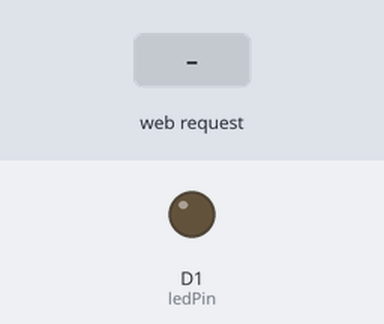
This sketch was run on a simulated ESP8266 (NodeMCU). On the bench: output pins drawn as LEDs (lit = HIGH). The test bench sets the inputs (shaded band). WiFi joins after 1.5 s; servers stay silent unless stated; uploads are accepted with an empty reply; what the sketch prints to the serial monitor is not drawn.

Above: at 4.0 s.
4.1 s: HTTP request GET /LED_ON received
At 4.6 s:
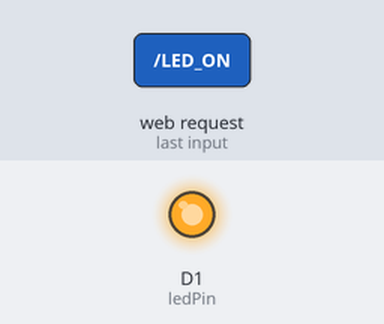
5.6 s: HTTP request GET /LED_OFF received
At 6.9 s:
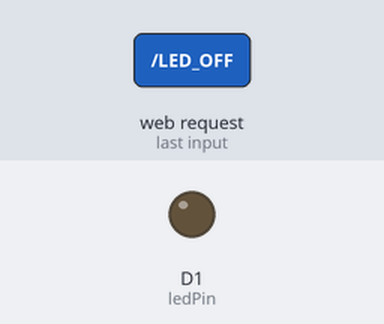
Timing chart, 0 to 8.6 s (numbered marks = the images above; inputs shaded):
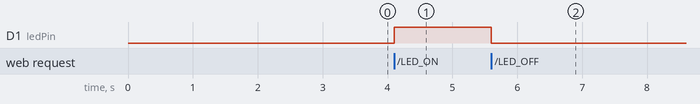

Measured:
- after the input at 4.1 s, D1 (ledPin): LOW → HIGH at once
- after the input at 5.6 s, D1 (ledPin): HIGH → LOW at once

The sketch:

home_automation.ino
```cpp
#include <ESP8266WiFi.h>
#include <ESP8266HTTPClient.h>
#include <ESP8266WebServer.h>
#include <Base64.h>
#include <Adafruit_Sensor.h>
#include <DHT.h>
#include <DHT_U.h>

// WiFi credentials
const char* ssid = "Oneplus";
const char* password = "t2nykkva";

// Twilio credentials
const char* account_sid = "***************";
const char* auth_token = "************";
const char* twilio_number = "**********";
const char* recipient_number = "***********";

const char* host = "api.twilio.com";
const int httpsPort = 443;

unsigned int message_count = 0;
const unsigned int max_messages = 2;
WiFiClientSecure client;

const int ledPin = D1;  // GPIO pin for the LED
const int dhtPin = D2;  // GPIO pin for the DHT sensor

DHT dht(dhtPin, DHT11); // Initialize DHT sensor for DHT11

ESP8266WebServer server(80);

String urlencode(const char* str) {
  String encodedString = "";
  char c;
  char code0;
  char code1;
  for (uint16_t i = 0; i < strlen(str); i++) {
    c = str[i];
    if (c == ' ') {
      encodedString += '+';
    } else if (isalnum(c)) {
      encodedString += c;
    } else {
      code1 = (c & 0xf) + '0';
      if ((c & 0xf) > 9) {
        code1 = (c & 0xf) - 10 + 'A';
      }
      c = (c >> 4) & 0xf;
      code0 = c + '0';
      if ((c & 0xf) > 9) {
        code0 = (c & 0xf) - 10 + 'A';
      }
      encodedString += '%';
      encodedString += code0;
      encodedString += code1;
    }
    yield();
  }
  return encodedString;
}

void sendSMS(String message) {
  String auth = String(account_sid) + ":" + String(auth_token);

  client.setInsecure();

  if (client.connect(host, httpsPort)) {
    String data = "To=" + urlencode(recipient_number) +
                  "&From=" + urlencode(twilio_number) +
                  "&Body=" + urlencode(message.c_str());

    client.println("POST /2010-04-01/Accounts/" + String(account_sid) + "/Messages.json HTTP/1.1");
    client.println("Host: " + String(host));
    client.println("Authorization: Basic " + base64::encode(auth));
    client.println("Content-Type: application/x-www-form-urlencoded");
    client.println("Content-Length: " + String(data.length()));
    client.println("Connection: close");
    client.println();
    client.println(data);

    delay(100); // Wait for response
  } else {
    Serial.println("Connection to Twilio failed!");
  }

  while (client.connected()) {
    if (client.available()) {
      String line = client.readStringUntil('\r');
      Serial.println(line);
    }
  }
  client.stop();
}

void handleRoot() {
  // Read the current state of the LED
  String ledState = (digitalRead(ledPin) == HIGH) ? "ON" : "OFF";

  // Read temperature and humidity
  float temperature = dht.readTemperature();
  float humidity = dht.readHumidity();

  // Generate the HTML with dynamic LED state, temperature, and humidity
  String html = "<!DOCTYPE html><html><head><title>Home Automation</title>";
  html += "<meta name=\"viewport\" content=\"width=device-width, initial-scale=1\">";
  html += "<style>body { font-family: Arial, sans-serif; margin: 0; padding: 0; display: flex; justify-content: center; align-items: center; height: 100vh; background-color: #f0f0f0; }";
  html += ".container { text-align: center; background: #fff; padding: 20px; border-radius: 10px; box-shadow: 0 0 10px rgba(0,0,0,0.1); }";
  html += ".button { display: inline-block; margin: 10px; padding: 15px 25px; font-size: 16px; cursor: pointer; text-align: center; text-decoration: none; outline: none; color: #fff; background-color: #4CAF50; border: none; border-radius: 5px; box-shadow: 0 9px #999; }";
  html += ".button:hover { background-color: #3e8e41; }";
  html += ".button:active { background-color: #3e8e41; box-shadow: 0 5px #666; transform: translateY(4px); }";
  html += ".button.off { background-color: #f44336; }</style></head><body>";
  html += "<div class=\"container\"><h1>Home Automation</h1>";
  html += "<h2>Temperature: " + String(temperature) + " °C</h2>";
  html += "<h2>Humidity: " + String(humidity) + " %</h2>";
  html += "<button class=\"button\" onclick=\"sendData('LED_ON')\">Turn ON</button>";
  html += "<button class=\"button off\" onclick=\"sendData('LED_OFF')\">Turn OFF</button>";
  html += "</div><script>function sendData(command) { var xhttp = new XMLHttpRequest(); xhttp.open('GET', '/' + command, true); xhttp.send(); }</script></body></html>";

  server.send(200, "text/html", html);  // Send the updated HTML response
}

void handleLEDOn() {
  digitalWrite(ledPin, HIGH);
  server.sendHeader("Location", "/", true);
  server.send(302, "text/plain", "");
}

void handleLEDOff() {
  digitalWrite(ledPin, LOW);
  server.sendHeader("Location", "/", true);
  server.send(302, "text/plain", "");
}

void setup() {
  pinMode(ledPin, OUTPUT);
  digitalWrite(ledPin, LOW);

  Serial.begin(115200);
  Serial.println();

  Serial.println("Connecting to WiFi...");
  WiFi.begin(ssid, password);

  int wifiConnectAttempts = 0;
  while (WiFi.status() != WL_CONNECTED && wifiConnectAttempts < 40) {  // Increased attempts to 40
    delay(500);
    Serial.print(".");
    wifiConnectAttempts++;
  }

  if (WiFi.status() == WL_CONNECTED) {
    Serial.println();
    Serial.print("Connected to WiFi. IP Address: ");
    Serial.println(WiFi.localIP());

    if (message_count < max_messages) {
      String ipMessage = "ESP8266 IP Address: " + WiFi.localIP().toString();
      sendSMS(ipMessage);
      message_count++;
    }

    dht.begin();  // Initialize the DHT sensor

    server.on("/", handleRoot);
    server.on("/LED_ON", handleLEDOn);
    server.on("/LED_OFF", handleLEDOff);

    server.begin();
    Serial.println("HTTP server started");
  } else {
    Serial.println();
    Serial.println("Failed to connect to WiFi");
  }
}

void loop() {
  server.handleClient();
}
```
